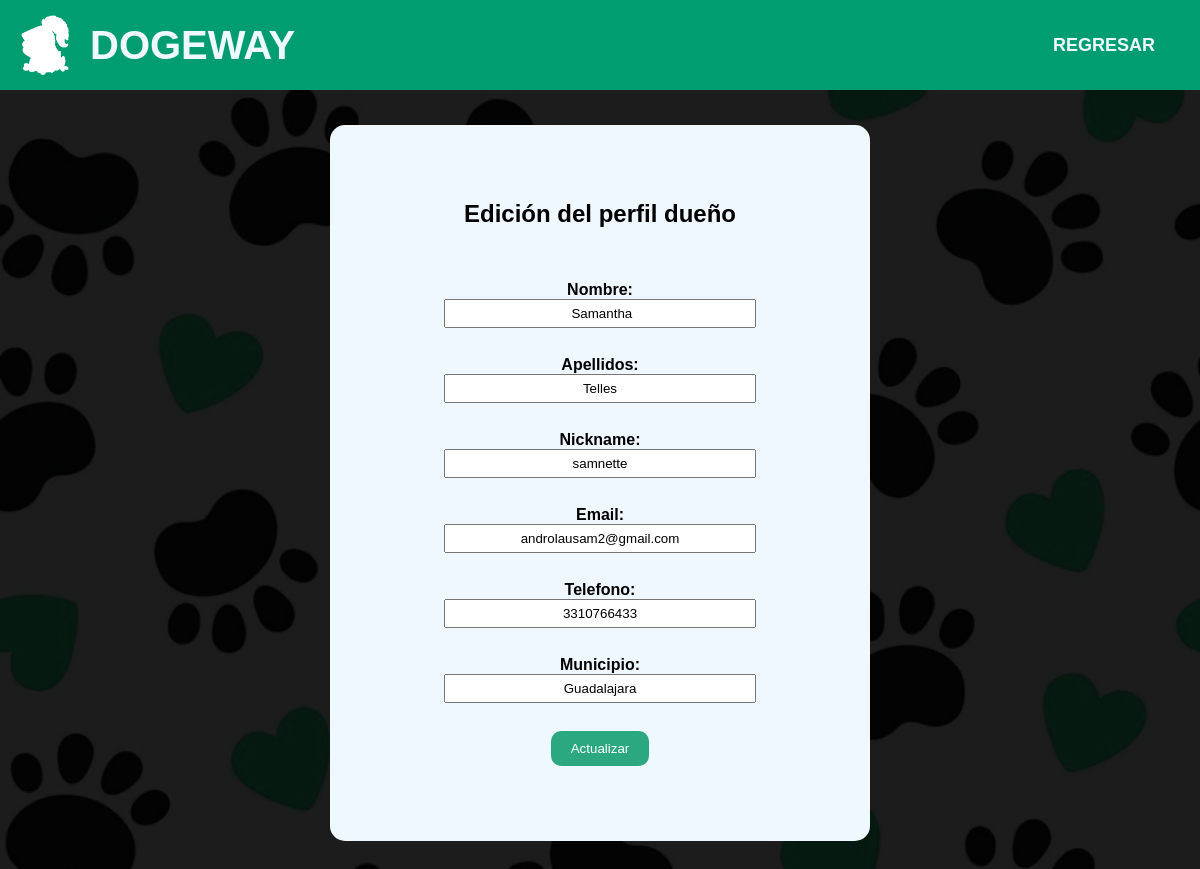
Screenshot of /Dogeway/Visualizacion/perfil-edit.php (signed in) with the database file from the repository.
### tables this page shows
CREATE TABLE `usuario` (
  `id` int(11) NOT NULL,
  `nombre` varchar(100) NOT NULL,
  `email` varchar(100) NOT NULL,
  `codigo_verificacion` varchar(32) NOT NULL,
  `verificado` tinyint(1) NOT NULL DEFAULT 0,
  `pass` varchar(50) NOT NULL,
  `curp` varchar(20) NOT NULL,
  `telefono` varchar(15) NOT NULL,
  `nickname` varchar(30) NOT NULL,
  `apellidos` varchar(50) NOT NULL,
  `municipio` varchar(50) NOT NULL,
  `fechanac` date NOT NULL,
  `fotografia` varchar(128) NOT NULL,
  `archivo_n` varchar(128) NOT NULL,
  `ine` text NOT NULL,
  `admin` int(2) NOT NULL DEFAULT 0,
  `status` varchar(20) NOT NULL,
  `unique_id` int(255) NOT NULL
);

### Dogeway/Inicio/includes/user.php (called while the page is built, shortened)
<?php
include_once 'db.php';
class User extends DB{
    private $nombre;
    private $username;
    public function setUser($user){
        $query = $this->connect()->prepare('SELECT * FROM usuario WHERE nickname = :user');
        $query->execute(['user' => $user]);
        foreach ($query as $currentUser) {
            $this->nombre = $currentUser['nombre'];
            $this->apellidos= $currentUser['apellidos'];
            $this->username = $currentUser['nickname'];
            $this->useremail = $currentUser['email'];
            $this->usertel = $currentUser['telefono'];
            $this->usermun = $currentUser['municipio'];
        }
    }
    public function getNombre(){
        return $this->nombre;
    }
    public function getApellidos(){
        return $this->apellidos;
    }
    public function getusername(){
        return $this->username;
    }
    public function getuseremail(){
        return $this->useremail;
    }
    public function getusertel(){
        return $this->usertel;
    }
    public function getusermun(){
        return $this->usermun;
    }
}
?>

### Dogeway/Inicio/includes/db.php (called while the page is built)
<?php
class DB{
    private $host;
    private $db;
    private $user;
    private $password;
    private $charset;
    public function __construct(){
        $this->host     = 'localhost';
        $this->db       = 'dogeway';
        $this->user     = 'root';
        $this->password = "";
        $this->charset  = 'utf8mb4';
    }
    function connect(){
        try{
            $connection = "mysql:host=" . $this->host . ";dbname=" . $this->db . ";charset=" . $this->charset;
            $options = [
                PDO::ATTR_ERRMODE            => PDO::ERRMODE_EXCEPTION,
                PDO::ATTR_EMULATE_PREPARES   => false,
            ];
            $pdo = new PDO($connection, $this->user, $this->password, $options);
            return $pdo;
        }catch(PDOException $e){
            print_r('Error connection: ' . $e->getMessage());
        }
    }
}
?>

### Dogeway/Visualizacion/perfil-edit.php (the view, shortened to what this page needs)
<?php
    include_once '../Inicio/includes/user.php';
    $userSession = new UserSession();
    $user = new User();
    if(isset($_SESSION['user'])){
    $user->setUser($userSession->getCurrentUser());
?>
<!DOCTYPE html>
<html lang = "es">
<head>
    <link rel="stylesheet" href="http://localhost/Dogeway/CSS/dueno-edit.css">
</head>
<body>
    <nav class="nav">
        <div class=ranalogo>
                <img class="rana" src="http://localhost/Dogeway/Imagenes/Rana_blanco.png">
                <div class="logo"> DOGEWAY</div>
        </div>
        <ul class="menu">
        <li><a href="visualizacion-main.php">REGRESAR</a></li>
        </ul>
    </nav>
        <div class="edicion">
            <h2 class="titulo-edit">Edición del perfil dueño</h2>
            <form action="update-dueno.php" method="post">
                <input type="hidden" value="<?php echo $user->getuserId();?>"  name="id"><br><br>
                <p>Nombre:</p>
                <input type="text" value=" <?php echo $user->getNombre();?>"  name="nombre"><br><br>
                <p>Apellidos:</p>
                <input type="text" value="<?php echo $user->getApellidos();?>" name="apellidos"><br><br>
                <p>Nickname:</p>
                <input type="text" value="<?php echo $user->getusername();?>" name="nickname"><br><br>
                <p>Email:</p>
                <input type="email" value="<?php echo $user->getuseremail();?>" name="email"><br><br>
                <p>Telefono:</p>
                <input type="text" value="<?php echo $user->getusertel();?>" name="telefono"><br><br>
                <p>Municipio:</p>
                <input type="text" value="<?php echo $user->getusermun();?>" name="municipio"><br><br>
                <input type="submit" name="Actualizar" value="Actualizar">
            </form>
        </div>
</body>
</html>
<?php
} else {header("Location: ../Inicio/index.php");
  exit();
}
?>

### Dogeway/CSS/dueno-edit.css (style rules this page uses)
* { padding: 0; margin: 0; box-sizing: border-box; }
body { font-family: Arial; background-image: url(http://localhost/Dogeway/Imagenes/fondo.jpg); background-size: cover; background-position: center; }
.nav { width: 100%; background: #009d71; display: flex; align-items: center; justify-content: space-between; padding: 15px; transition: all 1s ease; }
.rana { height: 60px; width: 60px; }
.ranalogo { display: flex; align-items: center; }
.logo { font-size: 40px; color:aliceblue; font-weight: 100; font-weight: bold; padding-left: 15px; }
.menu { display: flex; }
.menu li { list-style: none; margin: 10px; color:aliceblue; font-weight: bold; }
.menu li a { color:aliceblue; text-decoration: none; transition: all; font-size: 18px; padding: 20px; font-family: Arial; }
.edicion { color: black; background: aliceblue; width: 45%; margin: 35px auto; padding: 75px; border-radius: 15px; font-weight: bold; text-align: center; }
.edicion input[type="text"], .edicion input[type="email"], .edicion input[type="password"], .edicion input[type="date"] { width: 80%; padding: 5px; margin-bottom: 10px; text-align: center; }
.edicion input[type="submit"] { background-color: #2ca880; color: #fff; padding: 10px 20px; border: none; cursor: pointer; border-radius: 10px; text-align: center; }

### rows the page displays
usuario: nombre "Samantha", apellidos "Telles", nickname "samnette", email "androlausam2@gmail.com", telefono "3310766433", municipio "Guadalajara"
